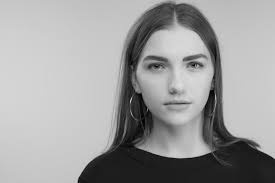
#> input picture images.jpg, 275 x 183 px
$ python eyedetection.py
#> lines starting #> are read from the running program, lines starting #| are printed output that depends on the picture; after the words box and inside, x2 and y2 are one past the last pixel; in counts of white or black regions, pixels touching at a corner belong together
import cv2

trained_data=cv2.CascadeClassifier("haarcascade_eye.xml")

img=cv2.imread("images.jpg")
#> img is the input picture: shape (183, 275, 3); min 0, max 221, mean 158.4

face=trained_data.detectMultiScale(img)
#> face = [[183, 54, 22, 22], [142, 54, 24, 24]]

for x,y,h,w in face:

    cv2.rectangle(img,(x,y),(x+w,y+h),(255,1,1),2)
#> this loop made 2 passes
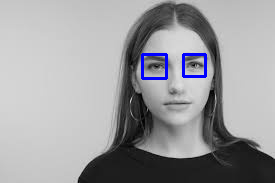
#> img: shape (183, 275, 3); 1.08% of pixels changed, all inside (x1, y1, x2, y2) = (141, 53, 207, 80)

cv2.imshow("welcome",img)

#> (the run stopped early here; a loop or call above may not have finished)
